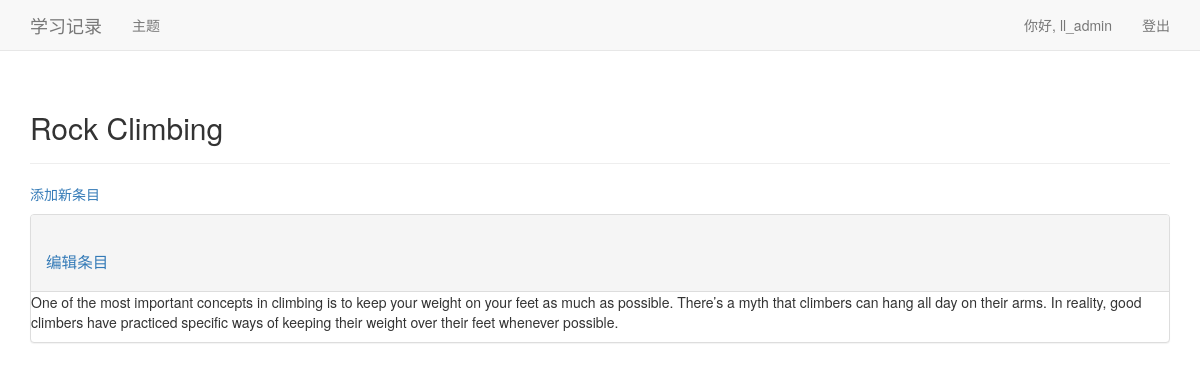
The page /topics/2/ (signed in) on the database its author committed.
### learning_logs/models.py (models this page shows, shortened)
class Topic(models.Model):
    text = models.CharField(max_length=200)
    date_added = models.DateTimeField(auto_now_add=True)
    owner = models.ForeignKey(User, on_delete=models.CASCADE)
    def __str__(self):
        return self.text

class Entry(models.Model):
    topic = models.ForeignKey(Topic, on_delete=models.CASCADE)
    text = models.TextField()
    data_added = models.DateTimeField(auto_now_add=True)
    class Meta:
        verbose_name_plural = 'entries'

### learning_logs/views.py (the view)
# urls.py: path(r'topics/<int:topic_id>/', views.topic, name='topic'),
@login_required
def topic(request, topic_id):
    topic = Topic.objects.get(id=topic_id)
    if topic.owner != request.user:
        raise Http404
    entries = topic.entry_set.order_by('-data_added')
    context = {'topic': topic, 'entries': entries}
    return render(request, 'learning_logs/topic.html', context)

### learning_logs/templates/learning_logs/topic.html (shortened to what this page needs)
{% extends 'learning_logs/base.html' %}
{% block header %}
  <h2>{{ topic }}</h2>
{% endblock header %}
{% block content %}
  <p>
    <a href="{% url 'learning_logs:new_entry' topic.id %}">添加新条目</a>
  </p>
  {% for entry in entries %}
    <div class="panel panel-default">
      <div class="panel-heading">
        <h3>
          <small>
            <a href="{% url 'learning_logs:edit_entry' entry.id %}">
              编辑条目</a>
          </small>
        </h3>
      </div>
      <div class="penal-body">
        {{ entry.text|linebreaks }}
      </div>
    </div>
  {% empty %}
    这个主题还没有条目。
  {% endfor %}
{% endblock content %}

### learning_logs/templates/learning_logs/base.html (shortened to what this page needs)
{% load bootstrap3 %}
<!DOCTYPE html>
<html lang="en">
  <head>
    {% bootstrap_css %}
  </head>
  <body>
    <nav class="navbar navbar-default navbar-static-top">
      <div class="container">
        <div class="navbar-header">
          <a class="navbar-brand" href="{% url 'learning_logs:index' %}">
              学习记录</a>
        </div>
        <div id="navbar" class="navbar-collapse collapsed">
          <ul class="nav navbar-nav">
            <li><a href="{% url 'learning_logs:topics' %}">主题</a></li>
          </ul>
          <ul class="nav navbar-nav navbar-right">
            {% if user.is_authenticated %}
              <li><a>你好, {{ user.username }}</a></li>
              <li><a href="{% url 'users:logout' %}">登出</a></li>
            {% else %}
              <li><a href="{% url 'users:register' %}">注册</a></li>
              <li><a href="{% url 'users:login' %}">登录</a></li>
            {% endif %}
          </ul>
        </div>
      </div>
    </nav>
    <div class="container">
      <div class="page-header">
        {% block header %}{% endblock header %}
      </div>
      <div>
        {% block content %}{% endblock content %}
      </div>
    </div>
  </body>
</html>

### rows shown on the page
Topic: text "Rock Climbing"
Entry: text "One of the most important concepts in climbing is to keep your weight on your feet as much as possible. There’s a myth that climbers can hang all day on their arms. In reality, good climbers have practiced specific ways of keeping their weight over their feet whenever possible."

### other values the page prints
{{ user.username }} "ll_admin"
